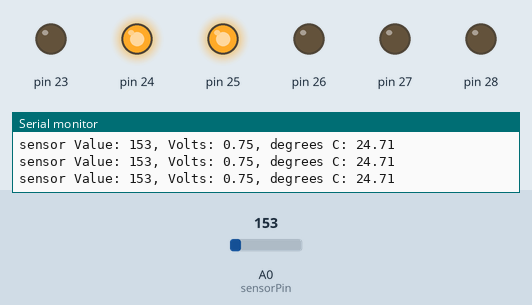
Recording of a sketch running on a simulated Arduino Mega 2560, built with avr-gcc and run on an emulated ATmega2560. Parts: output pins drawn as LEDs (lit = HIGH), the last lines printed to the serial monitor. The test bench sets the inputs (shaded band); at power-on: A0 (sensorPin) = 153.

Above: at 1.2 s.
1.3 s: A0 (sensorPin) set to 151
At 2.0 s:
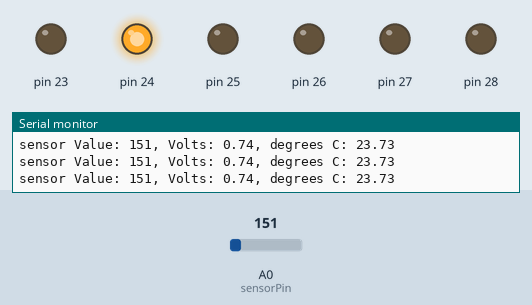
2.8 s: A0 (sensorPin) set to 114
At 3.4 s:
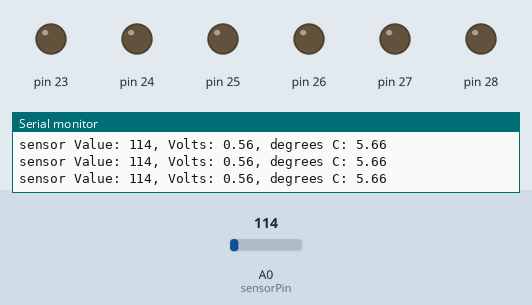
4.3 s: A0 (sensorPin) set to 165
At 5.0 s:
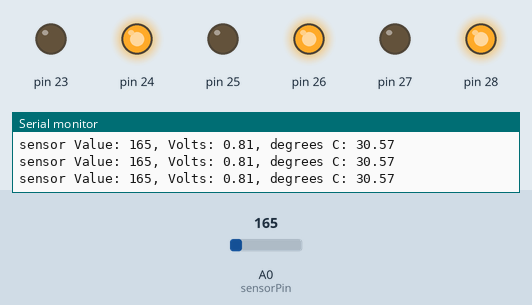
5.8 s: A0 (sensorPin) set to 133
At 6.4 s:
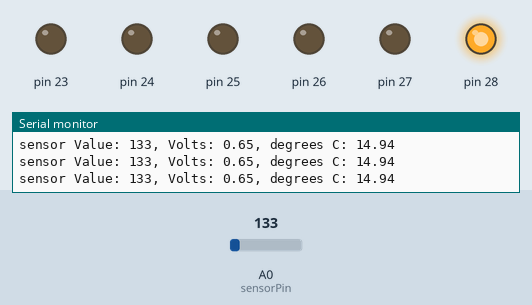
7.3 s: A0 (sensorPin) set to 175
At 7.9 s:
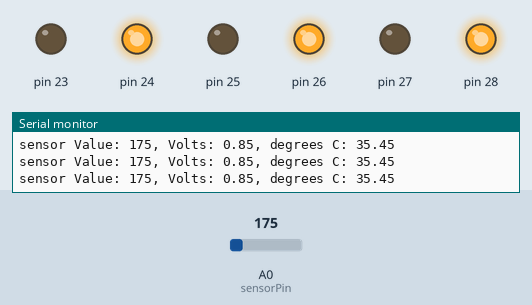
Timing chart, 0 to 10.3 s (numbered marks = the images above; inputs shaded):
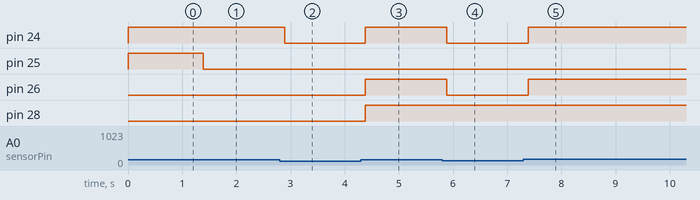

The sketch:

p03_LoveOMeter.ino
```cpp
/*
  Arduino Starter Kit example
  Project 3 - Love-O-Meter

  This sketch is written to accompany Project 3 in the Arduino Starter Kit

  Parts required:
  - one TMP36 temperature sensor
  - three red LEDs
  - three 220 ohm resistors

  created 13 Sep 2012
  by Scott Fitzgerald

  https://store.arduino.cc/genuino-starter-kit

  This example code is part of the public domain.
*/

// named constant for the pin the sensor is connected to
const int sensorPin = A0;
// room temperature in Celsius
const float baselineTemp = 20.0;

void setup() {
  // open a serial connection to display values
  Serial.begin(9600);
  // set the LED pins as outputs
  // the for() loop saves some extra coding
  for (int pinNumber = 23; pinNumber < 29; pinNumber++) {
    pinMode(pinNumber, OUTPUT);
    digitalWrite(pinNumber, LOW);
  }
}

void loop() {
  // read the value on AnalogIn pin 0 and store it in a variable
  int sensorVal = analogRead(sensorPin);

  // send the 10-bit sensor value out the serial port
  Serial.print("sensor Value: ");
  Serial.print(sensorVal);

  // convert the ADC reading to voltage
  float voltage = (sensorVal / 1024.0) * 5.0;

  // Send the voltage level out the Serial port
  Serial.print(", Volts: ");
  Serial.print(voltage);

  // convert the voltage to temperature in degrees C
  // the sensor changes 10 mV per degree
  // the datasheet says there's a 500 mV offset
  // ((voltage - 500 mV) times 100)
  Serial.print(", degrees C: ");
  float temperature = (voltage - .5) * 100;
  Serial.println(temperature);

  // if the current temperature is lower than the baseline turn off all LEDs
  if (temperature < baselineTemp + 2) {
    digitalWrite(24, LOW);
    digitalWrite(25, LOW);
    digitalWrite(26, LOW);
  }  // if the temperature rises 2-4 degrees, turn an LED on
  else if (temperature >= baselineTemp + 2 && temperature < baselineTemp + 4) {
    digitalWrite(24, HIGH);
    digitalWrite(25, LOW);
    digitalWrite(26, LOW);
  }  // if the temperature rises 4-6 degrees, turn a second LED on
  else if (temperature >= baselineTemp + 4 && temperature < baselineTemp + 9) {
    digitalWrite(24, HIGH);
    digitalWrite(25, HIGH);
    digitalWrite(26, LOW);
  }  // if the temperature rises more than 6 degrees, turn all LEDs on
  else if (temperature >= baselineTemp + 10) {
    digitalWrite(24, HIGH);
    digitalWrite(26, HIGH);
    digitalWrite(28, HIGH);
  }
  delay(1);
}
```

Measured:
- the behaviour switches between 152 and 151 on A0 (sensorPin) (found by bisection; images 0 and 1)
- after the input at 1.3 s, pin 25: HIGH → LOW after 0.09 s
- after the input at 2.8 s, pin 24: HIGH → LOW after 0.10 s
- after the input at 4.3 s, pin 24, pin 26, pin 28: LOW → HIGH after 0.07 s
- after the input at 5.8 s, pin 24, pin 26: HIGH → LOW after 0.08 s
- after the input at 7.3 s, pin 24, pin 26: LOW → HIGH after 0.09 s
